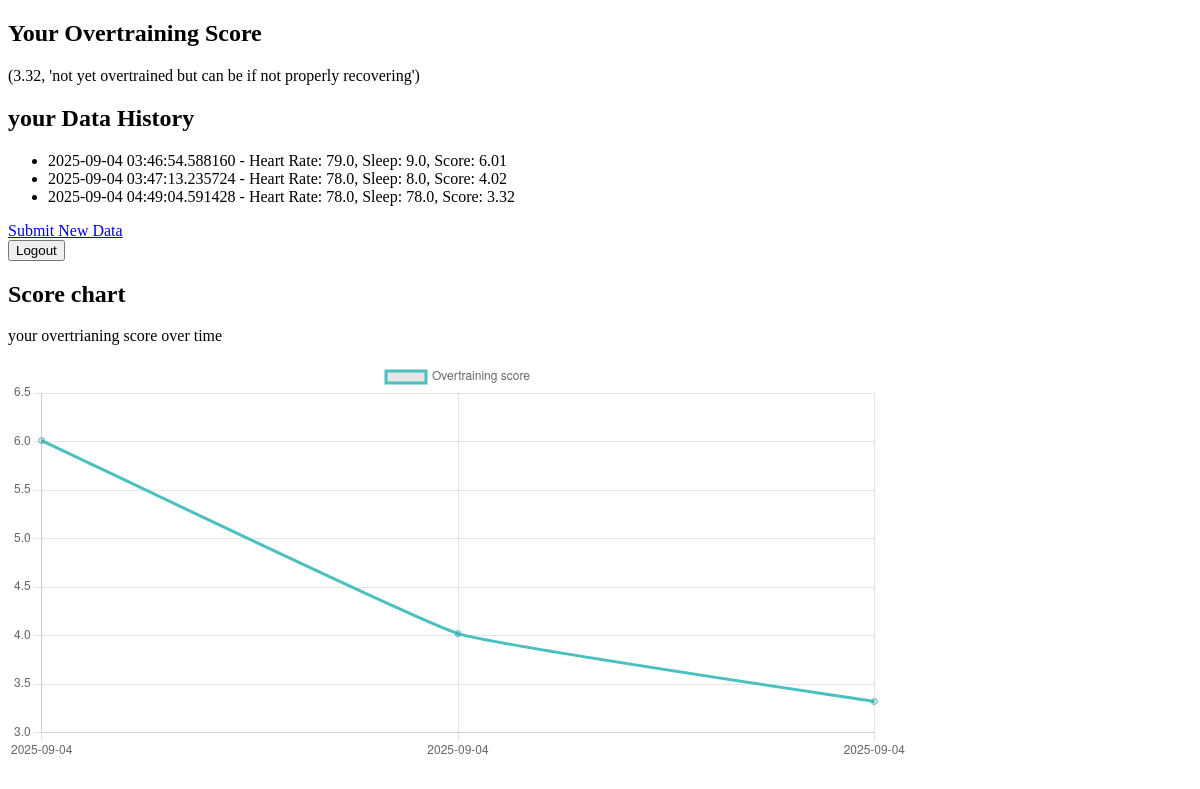
The page /home (signed in) on the database as committed earlier.
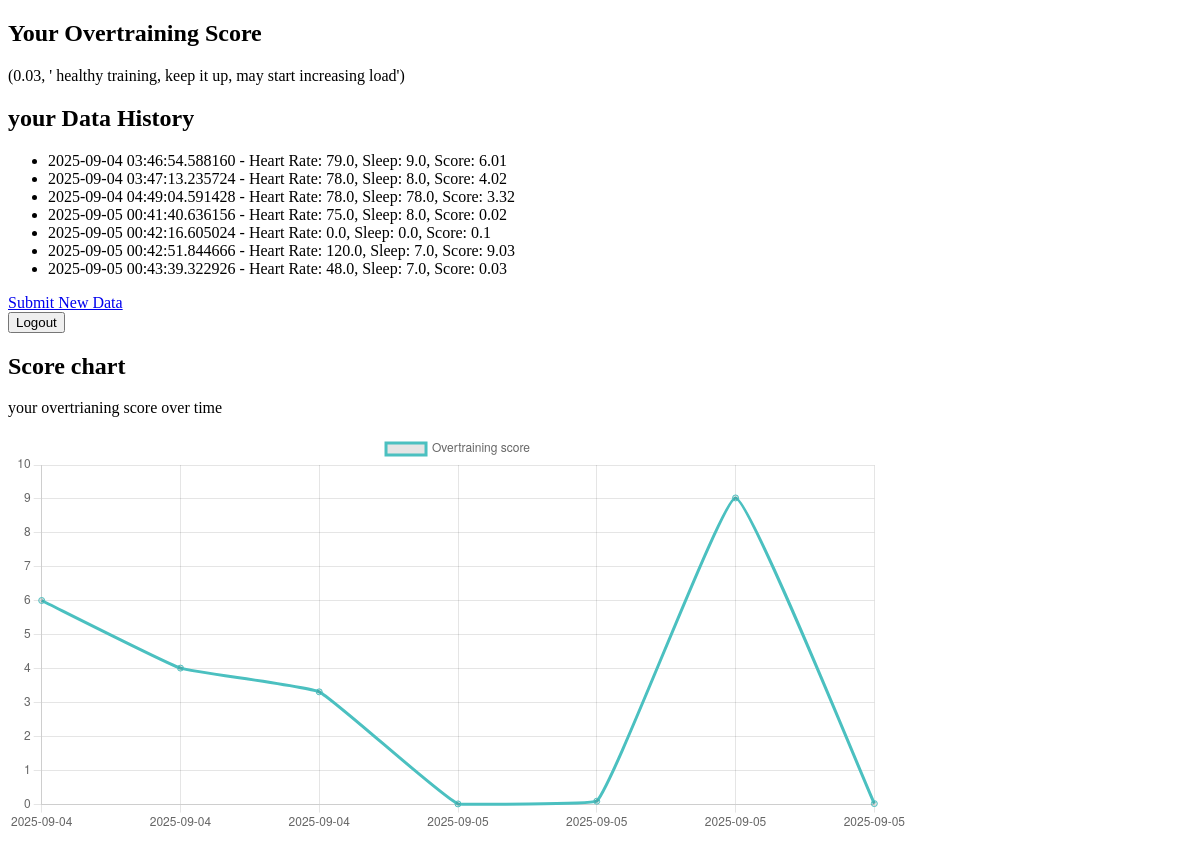
The same page on the database as committed later.
### Backend/database.py (models this page shows)
class Data(db.Model):
    data_id = db.Column(db.Integer, primary_key = True)
    user_id = db.Column(db.Integer, db.ForeignKey('user.id'),nullable = False) #foreign key for the user table, links the user ot their data
    dateinput = db.Column(db.DateTime, default = datetime.utcnow) #date and time of teh data entry, defualts to current date and time
    Base_heart_rate = db.Column(db.Float, nullable = False) #base heart rate in beats per minute
    heart_rate = db.Column(db.Float, nullable = False)
    sleep = db.Column(db.Float, nullable = False) #amount of sleep in hours
    score = db.Column(db.Float, nullable = True)

### Backend/routes.py (the view)
@routes.route('/home', methods = ['GET'])
def home():
    if 'user_id' not in session:
        return redirect('/login') #redirect if not logged in
    user_id = session['user_id']
    user = User.query.get(user_id)
    if not user:
        return redirect('/login') #redirect if user not found
    latest = Data.query.filter_by(user_id=user.id).order_by(Data.dateinput.desc()).first()
    if not latest:
        return redirect('/submit_data') #redirect if no data found
    calibration = latest.Base_heart_rate
    heart = latest.heart_rate
    sleep = latest.sleep
    score = calculate_score(heart,sleep,calibration)
    data = Data.query.filter_by(user_id = user_id).all()
    history = [
        {
            'dateinput': d.dateinput,
            'heart_rate' : d.heart_rate,
            'sleep' : d.sleep,
            'score' : d.score if d.score is not None else "N/A" #only use score if the score is there.
        }
        for d in data
    ]
    chart_labels = [d.dateinput.strftime('%Y-%m-%d') for d in data]
    chart_scores = [d.score if d.score is not None else 0 for d in data]
    return render_template('home.html', history = history, score = score, chart_labels = chart_labels, chart_scores = chart_scores)

### templates/home.html (shortened to what this page needs)
<!DOCTYPE html>
<html lang="en">
<head>
    <link href="{{ url_for('static', filename='style.css') }}" rel="stylesheet" />
</head>
<body>
    <section>
        <h2>Your Overtraining Score </h2>
        <p>{{ score }}</p>
    </section>
    <section>
        <h2> your Data History</h2>
        <ul>
            {% for entry in history %}
                <li>
                    {{entry.dateinput}} - Heart Rate: {{ entry.heart_rate }}, Sleep: {{ entry.sleep }}, Score: {{ entry.score }}
                </li>
            {% endfor %}
        </ul>
    </section>
    <a href = "/submit_data"> Submit New Data</a>
    <form action ="/logout" method = "POST">
        <button type = "submit">Logout</button>
    </form>
    <section>
        <h2> Score chart</h2>
        <p> your overtrianing score over time </p>
        <canvas id = "scoreChart" width = "900" height = "400"></canvas>
        <script>
        var ctx = document.getElementById('scoreChart').getContext('2d');
        var scoreChart = new Chart(ctx, {
            type: 'line',
            data: {
                labels: {{ chart_labels | tojson }},
                datasets: [
                {
                    label: "Overtraining score",
                    data: {{ chart_scores | tojson }},
                    fill: false,
                    borderColor: 'rgb(75, 192, 192)',
                    tension: 0.1
                }
                ]
            },
            options: {
                responsive: false
            }
        });
    </script>
    </section>
</body>
</html>

Rows that differ between the two databases and show on the page:
added Data: dateinput "2025-09-05 00:41:40.636156", heart_rate "75.0", sleep "8.0", score "0.02"
added Data: dateinput "2025-09-05 00:42:16.605024", heart_rate "0.0", sleep "0.0", score "0.1"
added Data: dateinput "2025-09-05 00:42:51.844666", heart_rate "120.0", sleep "7.0", score "9.03"
added Data: dateinput "2025-09-05 00:43:39.322926", heart_rate "48.0", sleep "7.0", score "0.03"
Other text that changed with them:
{{ score }}: "(3.32, 'not yet overtrained but can be if not properly recovering')" → "(0.03, ' healthy training, keep it up, may start increasing load')"
chart data {{ chart_labels | tojson }}: ["2025-09-04", "2025-09-04", "2025-09-04"] → ["2025-09-04", "2025-09-04", "2025-09-04", "2025-09-05", "2025-09-05", "2025-09-05", "2025-09-05"]
chart data {{ chart_scores | tojson }}: [6.01, 4.02, 3.32] → [6.01, 4.02, 3.32, 0.02, 0.1, 9.03, 0.03]
